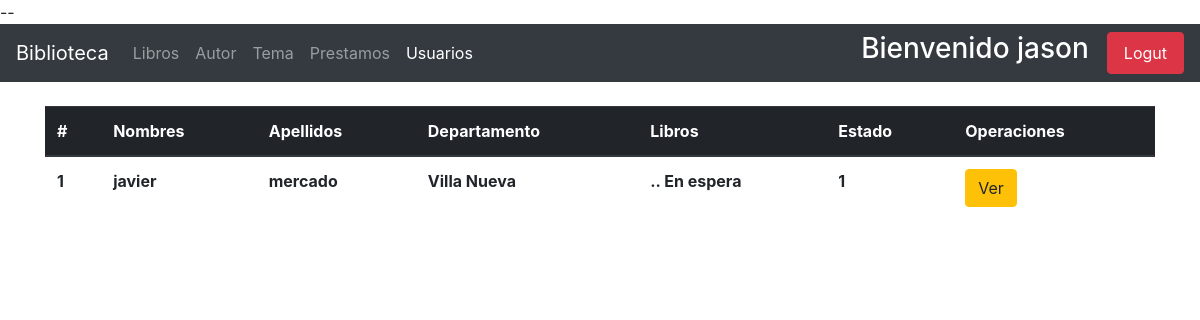
The app's page /user-list/ (signed in), older data.
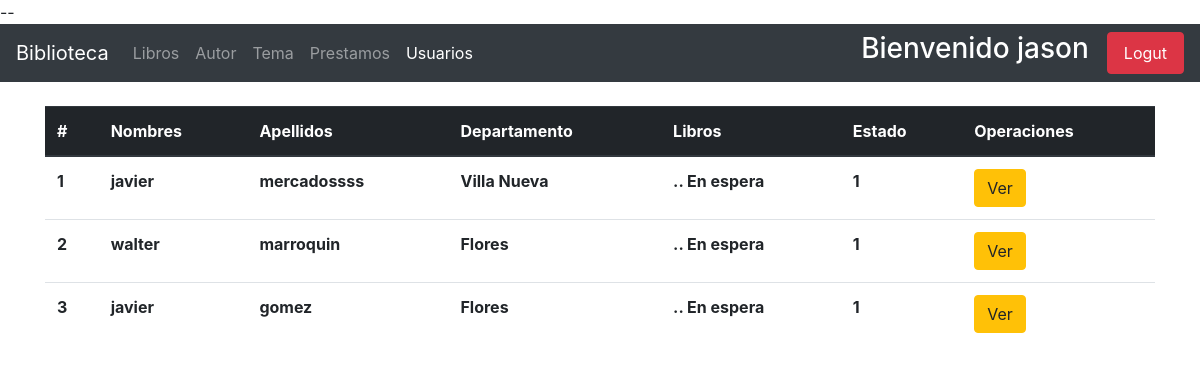
The same page, newer data.
### usuarios/models.py (models this page shows, shortened)
class User(AbstractUser):
    email = models.EmailField(unique=True)
    adress = models.CharField(max_length=100, blank=True, null=True)
    celphone = models.PositiveIntegerField(blank=True, null=True)
    gender = models.BooleanField(default=True, choices = [
        (True, 'Male'),
        (False, 'Female'),
    ])
    birth_date = models.DateField(blank=True, null=True)
    cui = models.PositiveIntegerField(blank=True, null=True)
    municipio = models.ForeignKey(Municipio, on_delete=models.CASCADE, null=True)
    zona = models.PositiveIntegerField(_('zona del municipio'), null=True)
    escolaridad = models.PositiveIntegerField(_('escolaridad'), default=0, choices=[
        ( 1, 'None' ),
        ( 2, 'Primaria'),
        ( 3,'Basicos'),
        ( 4, 'Diversificado'),
        ( 5, 'Universidad'),
        ( 6, 'Maestria'),
    ])
    establecimiento = models.CharField(_('establecimiento'), max_length=150, null=True, blank=True)
    estado = models.PositiveSmallIntegerField(_('estado'), default=1)
    imagen = models.ImageField(_('perfil'), upload_to='usuarios/avatares/', default='default_avatar.jpg', blank=True, null=True)
    USERNAME_FIELD = 'email'
    REQUIRED_FIELDS = ['username', 'first_name', 'last_name']

### models/paises/models.py (models this page shows)
class Municipio(models.Model):
    departamento = models.ForeignKey(Departamento, verbose_name=_('departamento'), on_delete=models.CASCADE)
    name = models.CharField(_('Municipio'), max_length=150)
    def __str__(self):
        return self.name

### usuarios/views.py (the view)
# urls.py: path('user-list/', views.UserListView.as_view(), name='list-users'),
class UserListView(AdminMixin, ListView):
    model = get_user_model()
    queryset = model.objects.filter(groups__name__in=['user'])
    context_object_name = 'Users'

### usuarios/mixins.py (called while the page is built)
def _user_mixin(group_name):
    class Mixin(LoginRequiredMixin, UserPassesTestMixin):
        login_url = reverse_lazy('usuarios:index')
        def test_func(self):
            user = self.request.user
            if user.is_superuser:
                return True
            group = Group.objects.get(name=group_name)
            return group in user.groups.all()
    return Mixin

### usuarios/templates/usuarios/user_list.html (shortened to what this page needs)
{% extends 'base.html' %}
{% block navbar_items %}
    <li class="nav-item ">
        <a class="nav-link" href="{% url 'book:admin_index' %}"> Libros <span class="sr-only">(current)</span></a>
    </li>
    <li class="nav-item">
        <a class="nav-link" href="{% url 'autor:autores-admin' %}"> Autor </a>
    </li>
    <li class="nav-item">
        <a class="nav-link" href="{% url 'temas:temas-admin' %}"> Tema </a>
    </li>
    <li class="nav-item">
        <a href="#" class="nav-link"> Prestamos </a>
    </li>
    <li class="nav-item active">
        <a href="{% url 'usuarios:list-users' %}" class="nav-link"> Usuarios </a>
    </li>
{% endblock navbar_items %}
{% block content %}
    <div class="container">
        <table class="table table-hover mt-4">
            <thead class="thead-dark">
                <tr>
                    <th scope="col"> # </th>
                    <th scope="col"> Nombres </th>
                    <th scope="col"> Apellidos </th>
                    <th scope="col"> Departamento </th>
                    <th scope="col"> Libros </th>
                    <th scope="col"> Estado </th>
                    <th scope="col"> Operaciones </th>
                </tr>
            </thead>
            <tbody>
                {% for user in Users %}
                    <tr>
                        <th scope="row">{{ forloop.counter }}</th>
                        <th> {{ user.first_name }}</th>
                        <th> {{ user.last_name }} </th>
                        <th> {{ user.municipio }} </th>
                        <th>  .. En espera </th>
                        <th> {{ user.estado }} </th>
                        <th> <a href="{% url 'usuarios:user-detail' user.id %}" class="btn btn-warning"> Ver </a> </th>
                    </tr>
                    {% empty %}
                    <div class="container mt-2">
                        <li> No existen temas registrados </li>
                    </div>
                {% endfor %}
            </tbody>
        </table>
    </div>
{% endblock %}

Row changes from the older to the newer data that the page shows:
changed User "Villa Nueva": last_name "mercado" → "mercadossss"
added User: first_name "walter", last_name "marroquin", municipio "Flores", estado "1"
added User: first_name "javier", last_name "gomez", municipio "Flores", estado "1"
